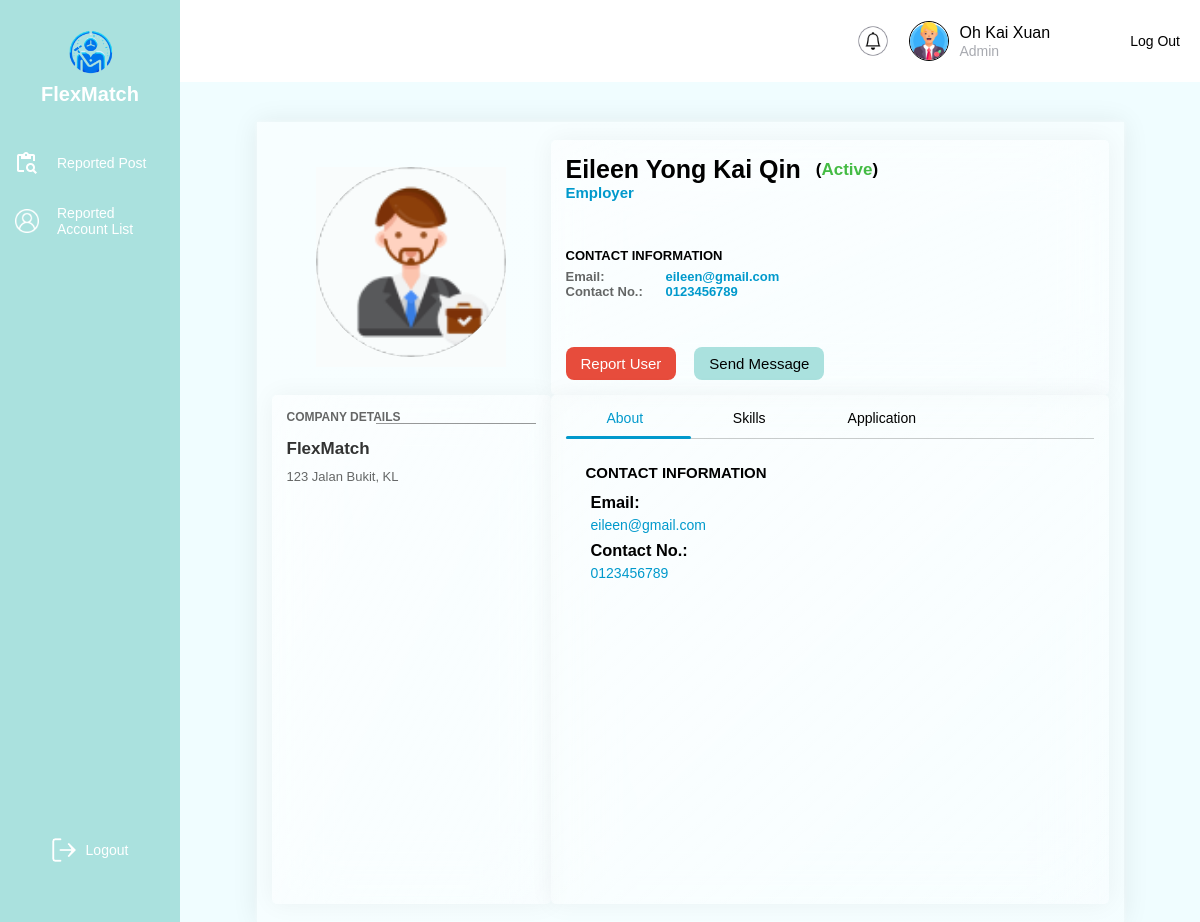
The page /Admin/view_employer_profile.php?userID=EP001 (signed in) on the database its author committed.
### tables this page shows
CREATE TABLE employer (
    userID VARCHAR(10) PRIMARY KEY,  
    fullName VARCHAR(100) NOT NULL,  
    email varchar(100) NOT NULL,  
    contactNo VARCHAR(15),  
    companyName VARCHAR(255) NOT NULL,  
    companyAddress TEXT NOT NULL,  
    profilePic varchar(100) DEFAULT NULL,  
    accountStatus ENUM(
        'Active', 
        'Inactive', 
        'Suspended-Temporary-6M', 
        'Suspended-Temporary-2Y', 
        'Suspended-Temporary-5Y', 
        'Suspended-Permanently'
    ) DEFAULT 'Active',  
    warningHistory INT DEFAULT 0,  
    suspensionEndDate  DATETIME NULL,  
    FOREIGN KEY (userID) REFERENCES login(userID) ON DELETE CASCADE  
);

### Admin/view_employer_profile.php (the view, shortened to what this page needs)
<?php
include('../database/config.php');
include('admin.php');
$targetUserID = mysqli_real_escape_string($con, $_GET['userID'] ?? $_SESSION['userID']);
$sql = mysqli_query($con, "SELECT * FROM employer WHERE userID='$targetUserID'");
$data = mysqli_fetch_array($sql);
?>
<!DOCTYPE html>
<html lang="en">
<head>
    <link rel="stylesheet" href="../css/view_profile.css">
</head>
<body>
    <div class="profile-con">
    <span class="main_bg"></span>
    <div class="container">
        <section class="userProfile card">
            <div class="card-body">
                <section>
                    <div class="profile">
                        <figure><img src="../images/employer.png" alt="profile" width="250px" height="250px"></figure>
                    </div>
                </section>
            </div>
        </section>
        <section class="work_skills card">
            <div class="work">
                <h1 class="heading">Company Details</h1>
                <div class="primary">
                    <h1><?PHP echo $data['companyName'];?></h1>
                    <p><?PHP echo $data['companyAddress'];?></p>
                </div>
                <br>
        </section>
        <section class="userDetails card">
            <div class="userName">
                <div class="acc-status">
                    <h1 class="name"><?PHP echo $data['fullName'];?></h1>
                    <?php $statusColor = '';
                    if ($data['accountStatus'] == 'Active') {
                        $statusColor = '#44bb44';
                    } else if ($data['accountStatus'] == 'Inactive') {
                        $statusColor = '#757575';
                    } else if ($data['accountStatus'] == 'Suspended-Temporary-6M' || $data['accountStatus'] == 'Suspended-Temporary-2Y' || $data['accountStatus'] == 'Suspended-Temporary-5Y' || $data['accountStatus'] == 'Suspended-Permanently') {
                        $statusColor = 'red';
                    }?>
                    <span>(<span style="color: <?php echo $statusColor; ?>;"><?PHP echo $data['accountStatus'];?></span>)</span>
                </div>
                <p>Employer</p>
            </div>
            <div class="basic-info">
                <h1 class="heading">Contact Information</h1>
                <ul class="employer-info">
                    <li class="email">
                        <h1 class="title">Email: </h1>
                        <span class="info"> <?PHP echo $data['email'];?></span>
                    </li>
                    <li class="phone">
                        <h1 class="title">Contact No.: </h1>
                        <span class="info"> <?PHP echo $data['contactNo'];?></span>
                    </li>
                </ul>
            </div>
            <div class="btns">
                <ul>
                    <li class="reportUser">
                        <button class="btn report" onClick="window.location.href='suspendAccount.php?userID=<?php echo $targetUserID;?>'">Report User</button>
                    </li>
                    <li class="sendmsg">
                        <button class="btn message">Send Message</button>
                    </li>
                </ul>
            </div>
        </section>
        <section class="timeline_about card">
            <div class="tabs">
                <nav>
                    <label for="about" class="about">About</label>
                    <label for="skill" class="skill">&nbsp;&nbsp;Skills</label>
                    <label for="application" class="application">Application</label>
                    <div class="slider"></div>
                </nav>
                <section class="sec-con">
                    <div class="content content-1">
                        <h1 class="heading">Contact Information</h1>
                        <ul>
                            <li class="email">
                                <h1 class="title">Email: </h1>
                                <span class="info"> <?PHP echo $data['email'];?></span>
                            </li>
                            <li class="phone">
                                <h1 class="title">Contact No.: </h1>
                                <span class="info"> <?PHP echo $data['contactNo'];?></span>
                            </li>
                        </ul>
                    </div>
                </section>
            </div>
        </section>
    </div>
    </div>
</body>
</html>

### Admin/admin.php (shortened to what this page needs)
<?php
include '../database/config.php';
$userID = $_SESSION['userID'];
$query = $con->prepare("
    SELECT admin.fullName
    FROM admin
    INNER JOIN login ON admin.userID = login.userID
    WHERE admin.userID = ?
");
$query->bind_param("s", $userID);
$query->execute();
$result = $query->get_result();
if ($result && $result->num_rows > 0) {
    $admin = $result->fetch_assoc();
    $fullName = $admin['fullName'];
} else {
    $fullName = "Admin";
}
?>
<!DOCTYPE html>
<html lang="en">
<head>
</head>
<body>
    <div class="sidebar">
        <div class="logo-section">
            <img src="../images/FlexMatchLogo.png" alt="FlexMatch Logo" class="logo-image">
            <h1 class="logo-text">FlexMatch</h1>
        </div>
        <nav class="menu">
            <div class="menu-item">
                <img src="../images/content_paste_search.png" alt="Review Report Icon" class="menu-icon">
                <span onclick="location.href='reviewReport.php'">Reported Post</span>
            </div>
            <div class="menu-item">
                <img src="../images/reported_account.png" alt="Review Report Icon" class="menu-icon">
                <span onclick="location.href='accountIssueList.php'">Reported Account List</span>
            </div>
        </nav>
        <div class="logout" onclick="location.href='../login.html'">
            <img src="../images/vector.png" alt="Logout Icon" class="menu-icon">
            <span class="logout-text">Logout</span>
        </div>
    </div>
    <header class="header">
        <div class="header-right">
                <div class="notification-item1">
                    <img src="../images/Notification.png" alt="Notification Icon" class="notification-icon">
                </div>
            <img src="../images/Admin.png" alt="User Image" class="profile-image">
            <div class="user-info">
                <span class="user-name"><?php echo htmlspecialchars($fullName); ?></span>
                <span class="user-role">Admin</span>
            </div>
        </div>
        <span class="logout-button" onclick="location.href='../login.html'">Log Out</span>
    </header>
    <section class="content">
    </section>
</body>
</html>

### Admin/admin.php (style rules this page uses)
* { margin: 0; padding: 0; box-sizing: border-box; font-family: Arial, sans-serif; }
body { display: flex; flex-direction: column; min-height: 100vh; background: #F0FDFF; }
.sidebar { position: fixed; width: 180px; height: 100%; background: #AAE1DE; display: flex; flex-direction: column; align-items: center; padding-top: 20px; }
.logo-section { text-align: center; margin-bottom: 30px; }
.logo-image { width: 70px; }
.logo-text { font-weight: bold; font-size: 20px; color: #FFFFFF; }
.menu { width: 100%; }
.menu-item, .logout { display: flex; align-items: center; padding: 15px; cursor: pointer; color: #FFFFFF; font-size: 14px; font-family: 'Cabin', sans-serif; font-weight: 400; gap: 18px; border-radius: 8px; }
.menu-icon { width: 24px; height: 24px; }
.logout { margin-top: auto; margin-bottom: 50px; padding: 10px 15px; cursor: pointer; font-size: 14px; color: #FFFFFF; display: flex; align-items: center; gap: 10px; }
.logout-text { color: #FFFFFF; font-size: 14px; font-family: 'Arial', sans-serif; font-weight: 400; }
.header { background: #FFFFFF; padding: 10px 20px; display: flex; justify-content: flex-end; align-items: center; position: sticky; z-index: 1000; left: 180px; top: 0; width: calc(100% - 180px) }
.header-right { display: flex; align-items: center; gap: 10px; }
.notification-icon { width: 32px; height: 32px; cursor: pointer; }
.profile-image { width: 40px; height: 40px; border-radius: 50%; border: 0.1px solid #000000; cursor: pointer; }
.user-info { display: flex; flex-direction: column; text-align: left; }
.user-name { font-weight: 500; font-size: 16px; line-height: 20px; color: #000000; }
.user-role { font-size: 14px; color: #A8AAB0; }
.logout-button { font-size: 14px; color: #000000; border: none; background: none; cursor: pointer; margin-left: 80px; transition: color 0.3s ease; }
.content { padding: 20px; text-align: center; display: flex; flex-direction: column; gap: 20px; align-items: center; justify-content: flex-start; }
.notification-item1 { display: flex; flex-direction: row; justify-content: space-between; padding: 10px; margin: 5px 0; border-radius: 8px; }

### rows shown on the page
employer: companyName "FlexMatch", companyAddress "123 Jalan Bukit, KL", fullName "Eileen Yong Kai Qin", accountStatus "Active", email "eileen@gmail.com", contactNo "0123456789"

### other values the page prints
$fullName "Oh Kai Xuan"
